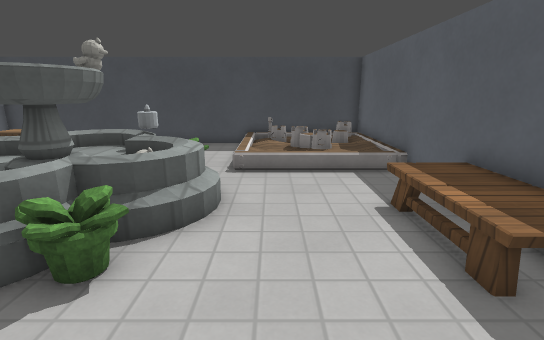
view 1 (above)

12 first-person views from a walk through a 3-D level made in the Godot game engine. The camera is 1.3 m above the floor, tilts 14° down and sees 85° across. The floor is counted in squares, 0.5 m on a side. Each view is taken from the middle of a square. On the plan, view 1 faces up. The plan holds only what a view shows up to about 19 squares ahead; the rest is blank. Surface patterns are stand-ins for the level's own textures.

view 2
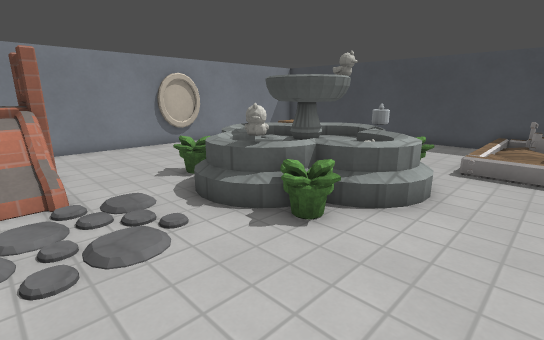

view 3
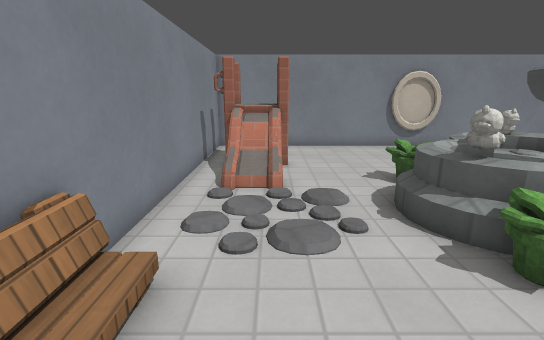

view 4
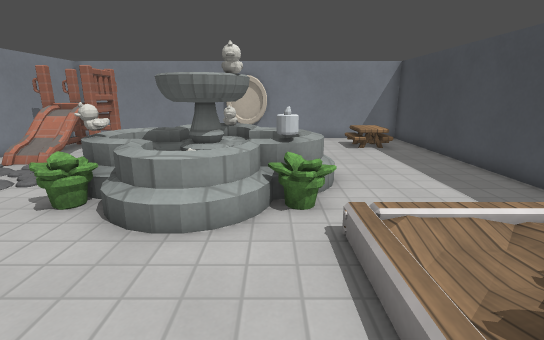

view 5
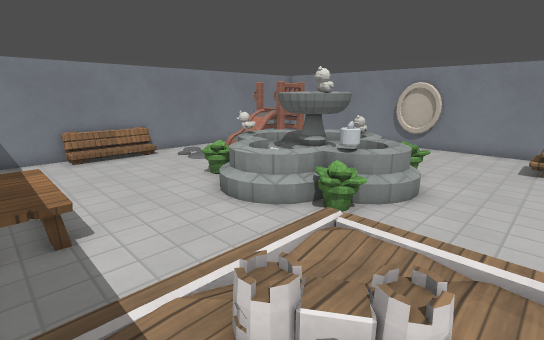

view 6
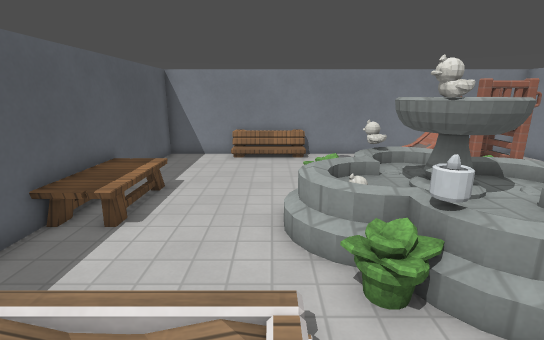

view 7
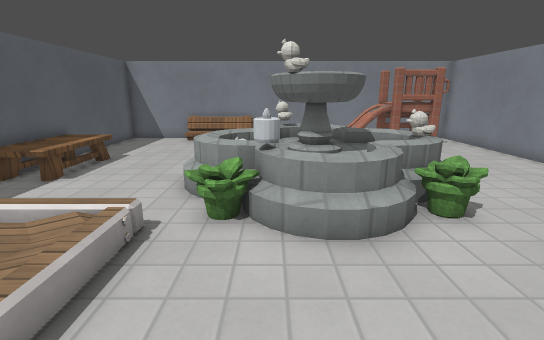

view 8
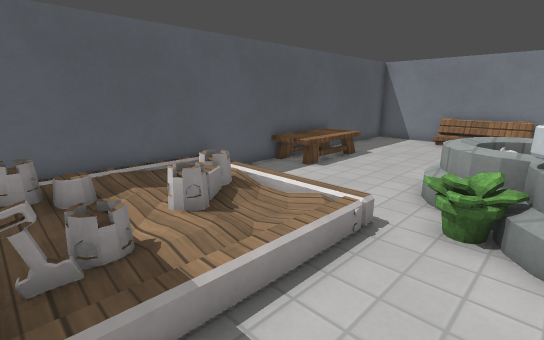

view 9
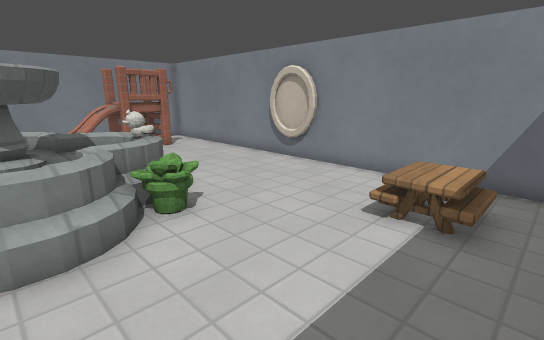

view 10
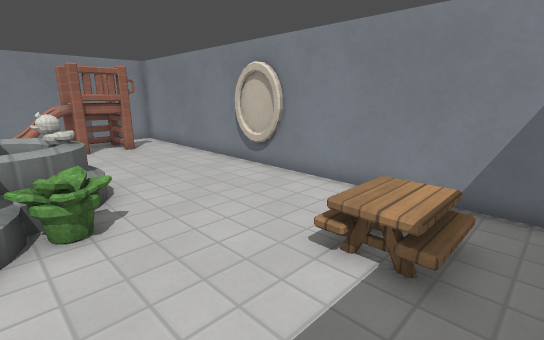

view 11
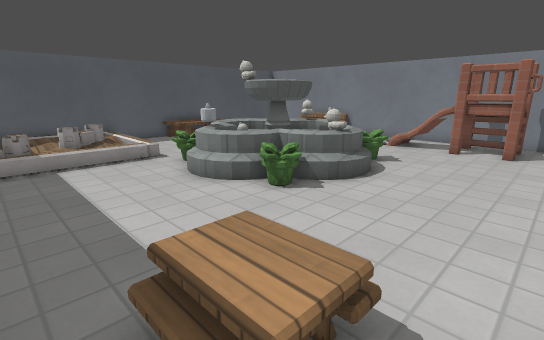

view 12
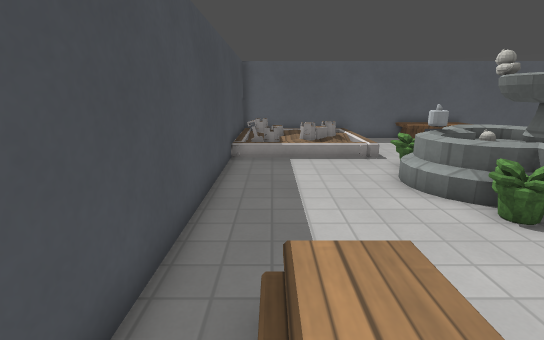

### Floor plan
Key: @ floor where view 1 was taken; # wall or solid block; . main floor; : floor 0.25 m higher than the main floor; / step, stairs or slope; = window, fence, low wall or low ledge; C candle; P plant; F fountain; M mirror; B bench; O other object.
Columns run from 15 left of view 1 to 5 right of it. Each row starts with its distance up from view 1.
 17 #####################
 16 #............./=::::#
 15 #..OO.........//::::#
 14 #..OO........./:::::#
 13 #............./://::#
 12 #.............:::/::#
 11 #........//...:///:/#
 10 #......P/  C........#
  9 #......P/   P.......#
  8 M...../  FFF /......#
  7 M...../ FFFF  ....OO#
  6 #...../  FFF /....OO#
  5 #......P    //....OO#
  4 #......P/  P......OO#
  3 #........//O........#
  2 #...................#
  1 #.###...............#
  0 #.####=O.......@....#
 -1 #.# ##=O............#
 -2 #.#  #......=:::B...#
 -3 ###  ###########B####

Where each view was taken, in squares from view 1:
view 1: 0 up, 0 right, facing up
view 2: 1 down, 1 right, facing up-left
view 3: 0 up, 1 right, facing left
view 4: 9 up, 4 right, facing left
view 5: 14 up, 4 right, facing down-left
view 6: 14 up, 1 left, facing down
view 7: 16 up, 4 left, facing down
view 8: 16 up, 4 left, facing down-right
view 9: 16 up, 5 left, facing down-left
view 10: 16 up, 7 left, facing down-left
view 11: 16 up, 14 left, facing down-right
view 12: 15 up, 14 left, facing right
